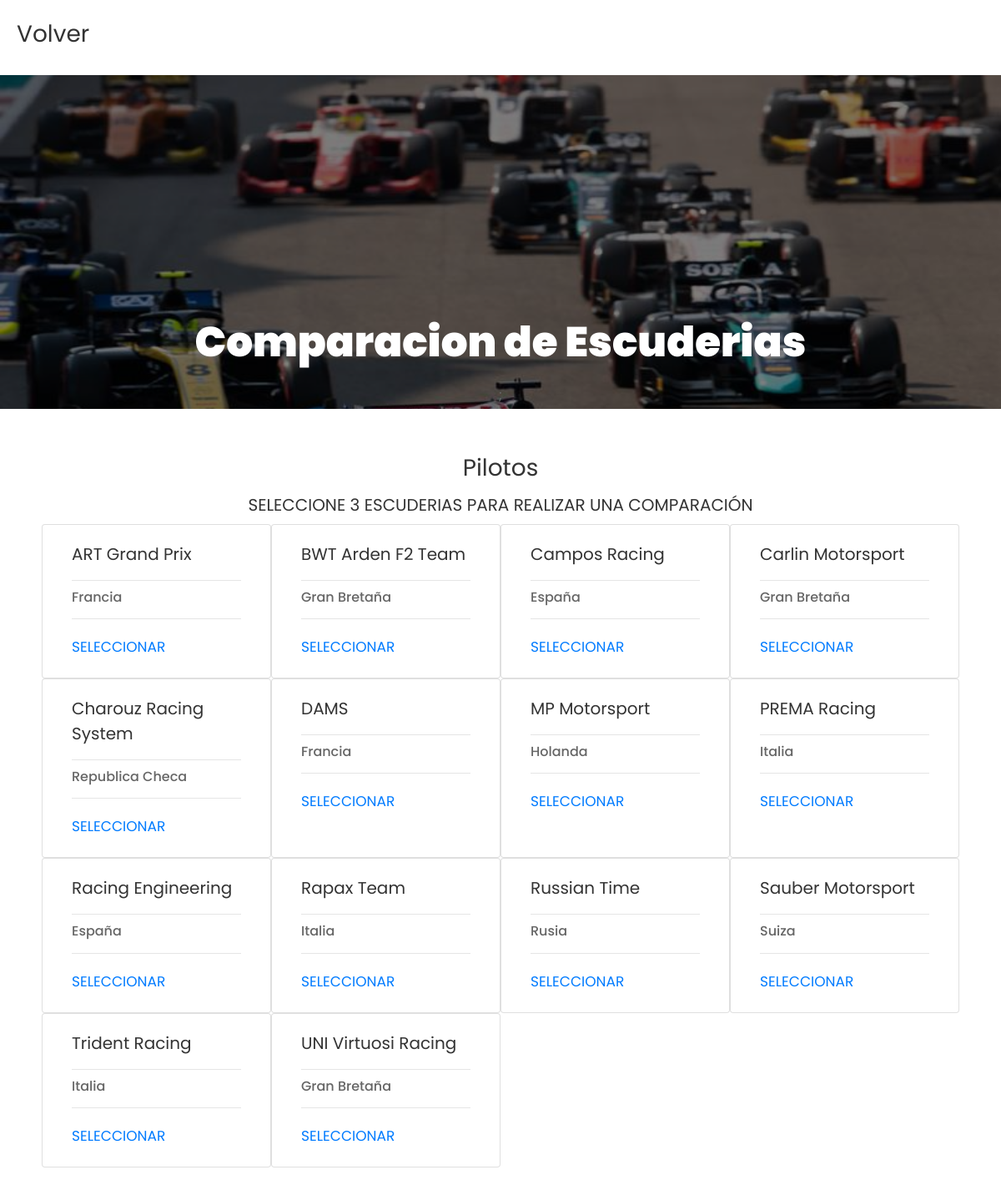
Screenshot of /comparar-escuderias.php?categoria=f2 with the database file from the repository.
### tables this page shows
CREATE TABLE `escuderias` (
  `id` int(11) NOT NULL,
  `nombre` varchar(30) NOT NULL,
  `nacionalidad` varchar(30) NOT NULL
);

### comparar-escuderias.php (the view, shortened to what this page needs)
<?php
  $categoria = $_GET['categoria'];
  if($categoria == 'f1') $colorPagina = "#dc3545";
  else if($categoria == 'f2') $colorPagina = "#007bff";
  else if($categoria == 'f3') $colorPagina = "#6c757d";
  else if($categoria == 'fe') $colorPagina = "#007bff";
  $escuderia1 = $_GET['escuderia1'];
  $escuderia2 = $_GET['escuderia2'];
  $escuderia3 = $_GET['escuderia3'];
?>
<?php
  try {
    require('db/conexion.php');
    if(!$escuderia1 || !$escuderia2 || !$escuderia3){
      $cargarEstadistica =  " SELECT " .
                            "   e1.id AS id, " .
                            "   e1.nombre AS nombre , " .
                            "   e1.nacionalidad AS nacionalidad " .
                            " FROM escuderias e1 " .
                            " WHERE (SELECT COUNT(*) FROM carreras c2 WHERE (c2.posiciones_escuderias LIKE CONCAT('%', e1.nombre, '%')) AND (c2.categoria = '$categoria')) > 0 " .
                            " ORDER BY e1.nombre "
                          ;
    }
    $resultadoEscuderias = $con->query($cargarEstadistica);
  } catch (\Exception $e) {
    $error = $e->getMessage();
  }
?>
<!DOCTYPE html>
<html lang="en">
  <?php include('templates/head.php') ?>
  <body>
    <a href="index.php"><h3 class="mb-2 bread" style="padding: 20px;">Volver</h3></a>
    <?php include('templates/header.php') ?>
    <div style="margin: 50px;">
        <h3 class="text-center">Pilotos</h3>
        <?php
          if(!$escuderia1 || !$escuderia2 || !$escuderia3){
        ?>
            <div class="comparadorPilotos container">
              <h5 class="text-center">SELECCIONE 3 ESCUDERIAS PARA REALIZAR UNA COMPARACIÓN</h5>
              <div class="seleccionar-piloto row">
                <?php
                  while($escuderia = $resultadoEscuderias->fetch_assoc()){
                    if(!$escuderia1) $linkNuevo = $_SERVER["REQUEST_URI"] . '&escuderia1=';
                    else if(!$escuderia2) $linkNuevo = $_SERVER["REQUEST_URI"] . '&escuderia2=';
                    else $linkNuevo = $_SERVER["REQUEST_URI"] . '&escuderia3=';
                ?>
                    <div class="piloto card col-md-3" style="width: 18rem; ">
                      <div class="card-body">
                        <h5 class="card-title"><?php echo $escuderia['nombre']; ?></h5>
                        <hr>
                        <h6 class="card-subtitle mb-2"><?php echo $escuderia['nacionalidad']; ?></h6>
                        <hr>
                        <a href="<?php echo $linkNuevo . $escuderia['id']; ?>" class="card-link" style="color: <?php if($escuderia1 == $escuderia['id'] || $escuderia2 == $escuderia['id'] || $escuderia3 == $escuderia['id']) echo '#ffffff'; else echo $colorPagina; ?>">SELECCIONAR</a>
                      </div>
                    </div>
                <?php
                  }
                ?>
              </div>
            </div>
        <?php
          }
        ?>
    </div>
  </body>
</html>

### rows the page displays
escuderias: nombre "ART Grand Prix", nacionalidad "Francia"
escuderias: nombre "BWT Arden F2 Team", nacionalidad "Gran Bretaña"
escuderias: nombre "Campos Racing", nacionalidad "España"
escuderias: nombre "Carlin Motorsport", nacionalidad "Gran Bretaña"
escuderias: nombre "Charouz Racing System", nacionalidad "Republica Checa"
escuderias: nombre "DAMS", nacionalidad "Francia"
escuderias: nombre "MP Motorsport", nacionalidad "Holanda"
escuderias: nombre "PREMA Racing", nacionalidad "Italia"
escuderias: nombre "Racing Engineering", nacionalidad "España"
escuderias: nombre "Rapax Team", nacionalidad "Italia"
escuderias: nombre "Russian Time", nacionalidad "Rusia"
escuderias: nombre "Sauber Motorsport", nacionalidad "Suiza"
escuderias: nombre "Trident Racing", nacionalidad "Italia"
escuderias: nombre "UNI Virtuosi Racing", nacionalidad "Gran Bretaña"

### other values shown
$encabezado "Comparacion de Escuderias"
